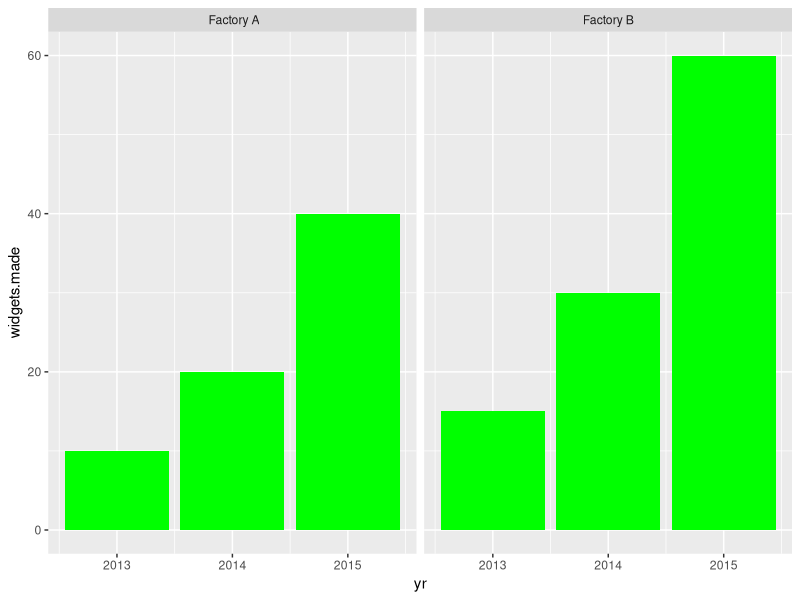

Source code (R):
# 1. Load libraries
require(ggplot2)

# 2. Make up fake data
yr <- c(2013,2014,2015,2013,2014,2015)
widgets.made <- c(10,20,40,15,30,60)
factory <- c(rep(" Factory A",3),rep("Factory B",3))
df <- data.frame(factory, widgets.made, yr)

# 3. Create a plot with two facets
png("./factories.png")
# Note the geom_bar "fill" parameter-- I want this
# to be different for each facet; 
# Red for Factory A
# Blue for Factory B
ggplot(df) + 
        aes(yr, widgets.made) + 
        geom_bar(stat="identity", fill="green") +
        facet_grid(. ~ factory)
dev.off()